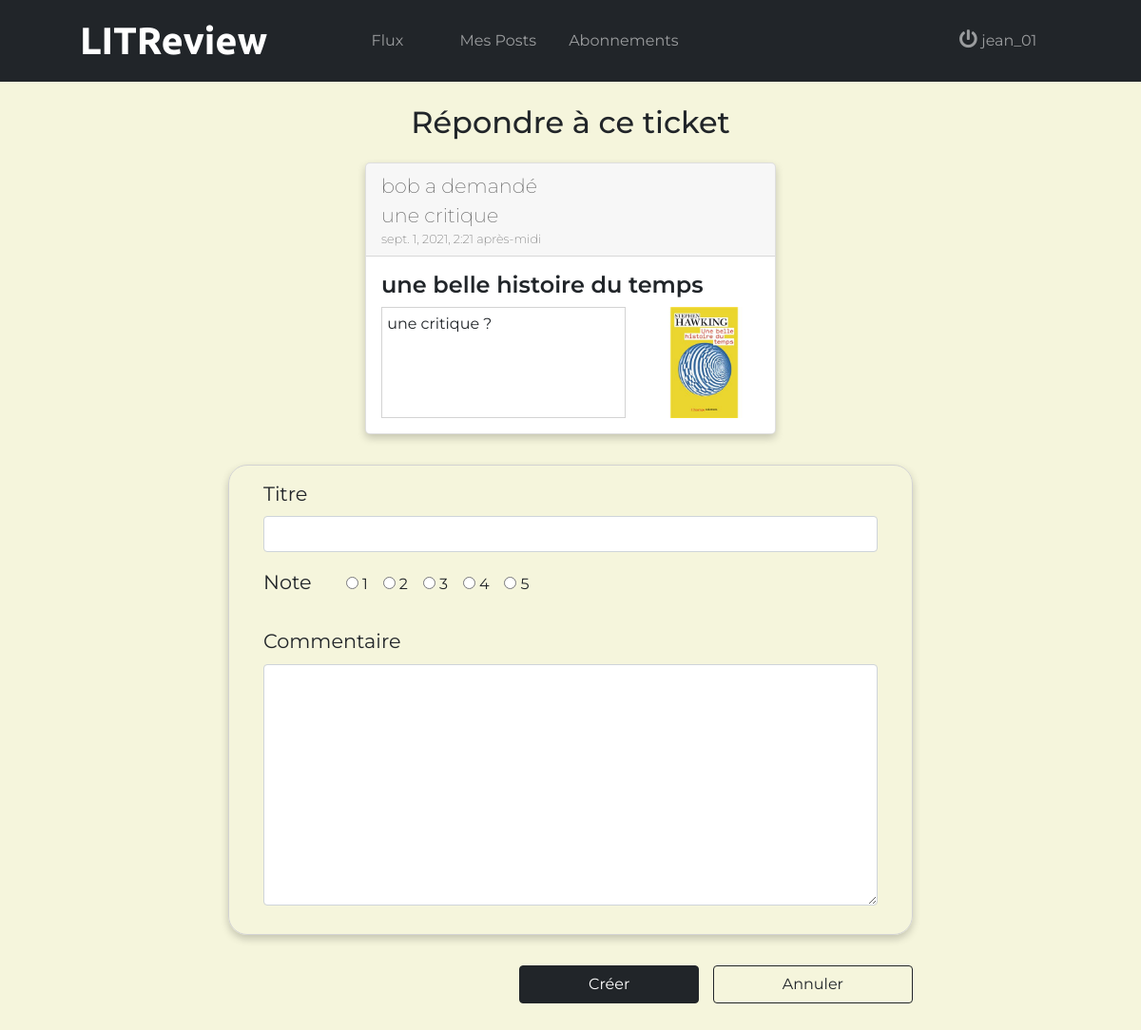
Page /reply-ticket/5/ (signed in) on the committed database.
### AppReview/models.py (models this page shows, shortened)
class Ticket(models.Model):
    reply = models.BooleanField(default=False)
    title = models.CharField(max_length=128)
    description = models.TextField(max_length=2048, blank=True)
    user = models.ForeignKey(to=settings.AUTH_USER_MODEL, on_delete=models.CASCADE)
    image = models.ImageField(null=True, blank=True)
    time_created = models.DateTimeField(auto_now_add=True)

### AppReview/views.py (the view)
# urls.py: path('reply-ticket/<str:pk>/', views.reply_ticket, name='reply-ticket'),
@login_required(login_url='index')
def reply_ticket(request, pk):
    ticket = get_object_or_404(Ticket, id=pk)
    if request.method == 'POST':
        review_form = ReviewForm(request.POST)
        if review_form.is_valid():
            reply = review_form.save(commit=False)
            reply.user = request.user
            reply.ticket = ticket
            ticket.reply = True
            ticket.save()
            reply.save()
        return HttpResponseRedirect(reverse('flux'))
    else:
        review_form = ReviewForm()
    return render(request, 'AppReview/reply_ticket.html', {"reply_form": review_form,
                                                           "ticket": ticket})

### AppReview/forms.py
class ReviewForm(forms.ModelForm):
    class Meta:
        CHOICES = [('1', 1), ('2', 2), ('3', 3), ('4', 4), ('5', 5)]
        model = Review
        fields = [
            'headline',
            'rating',
            'body',
        ]
        labels = {
            'headline': 'Titre',
            'rating': 'Note',
            'body': 'Commentaire',
        }
        widgets = {
            'headline': forms.TextInput(attrs={'class': 'form-control'}),
            'rating': forms.RadioSelect(choices=CHOICES, attrs={'class': 'form-check-inline radio-button'}),
            'body': forms.Textarea(attrs={'class': 'form-control'}),
        }

### AppReview/templates/AppReview/reply_ticket.html (shortened to what this page needs)
{% extends 'base.html' %}
{% block content %}
    <br>
    <div class="create-review-content container-fluid">
        <h2 class="reply-title">Répondre à ce ticket</h2>
        <div class="snippet-content container-fluid">
            <div class="snippet-card card ">
                <div class="card-header-snippet card-header">
                    <div class="row">
                        <div class="header-title-time col-lg-6">
                            <p class="snippet-title card-title">{{ ticket.user }} a demandé une critique</p>
                            <p class="snippet-time card-title">{{ ticket.time_created }}</p>
                        </div>
                    </div>
                </div>
                <div class="card-body ">
                    <h5 class="card-title">{{ ticket.title }}</h5>
                    <div class="snippet-body row">
                        <div class="col-lg-8">
                            <p class="snippet-description">{{ ticket.description }}</p>
                        </div>
                        {% if ticket.image %}
                            <div class="ticket-image col-lg-4">
                                <img class='img-fluid' src="{{ media_url }}{{ ticket.image.url }}/"
                                     alt="illustration livre">
                            </div>
                        {% endif %}
                    </div>
                </div>
            </div>
        </div>
    <form method="POST">
        <div class="create-form ">
            <div class="mb-3">
                <label for="headline" class="form-label">Titre</label><br>
                {{ reply_form.headline }}
            </div>
            <div class="mb-3 ">
                <label class="form-label" for="rating">Note</label>
                {{ reply_form.rating }}
            </div>
            <div class="mb-3">
                <label for="body" class="form-label">Commentaire</label><br>
                {{ reply_form.body }}
            </div>
        </div>
        <div class="modify-buttons">
             <a href="{% url 'flux' %}">
                <button type="button" class="btn-create btn btn-outline-dark">Annuler</button>
            </a>
            <button type="submit" class="btn-create btn btn-dark" >Créer</button>
        </div>
    </form>
</div>
{% endblock %}

### LitReview/templates/LitReview/base.html (shortened to what this page needs)
<!doctype html>
<html lang="fr">
    <head>
        {% load static %}
        <link rel="stylesheet" href="https://use.fontawesome.com/releases/v5.15.4/css/all.css">
        <link href="https://cdn.jsdelivr.net/npm/bootstrap@5.0.2/dist/css/bootstrap.min.css" rel="stylesheet">
        <link rel="stylesheet" href="{% static 'css/style.css' %}">
    </head>
    <body>
        <header>
            <div class="navigation container-fluid">
                <nav class="navbar navbar-expand-lg navbar-dark">
                    <a class="navbar-brand" href="{% url 'flux' %}">LITReview</a>
                    {% if user.is_authenticated %}
                    <div class="collapse navbar-collapse" id="navbarNavAltMarkup">
                        <ul class="menu navbar-nav">
                            <li><a class="nav-link" href="{% url 'flux' %}">Flux</a></li>
                            <li><a class="nav-link" href="{% url 'posts' %}">Mes Posts</a></li>
                            <li><a class="nav-link" href="{% url 'subscription' %}">Abonnements</a></li>
                        </ul>
                        <ul class="menu-logout navbar-nav">
                            <li><a class="nav-link" type="button" title="Se déconnecter" data-bs-toggle="modal" data-bs-target="#staticBackdrop" ><i class="fas fa-power-off"></i> {{ user }}</a></li>
                        </ul>
                    </div>
                    {% endif %}
                </nav>
            </div>
        </header>
        {% block content %}{% endblock %}
    </body>
</html>

### AppReview/static/css/style.css (style rules this page uses)
body { font-family: 'Montserrat', sans-serif; background-color: beige; }
.navigation { background-color: #212529; padding: 0 7%; vertical-align: center; }
.navigation i { font-size: 1.2rem; }
.collapse { justify-content: space-between; }
.navbar-brand { font-family: 'Ubuntu', sans-serif; font-size: 2.5rem; font-weight: bold; }
.menu { font-family: 'Montserrat', sans-serif; justify-content: flex-end; margin: 0; }
.menu a { text-align: center; width: 100px; }
.menu-logout { font-family: 'Montserrat', sans-serif; justify-content: flex-end; }
.menu-logout a { text-align: center; width: 100px; }
.form-label { font-size: 1.3rem; }
.create-form, .subscription-form { padding: 2% 5%; border: lightgrey 1px solid; border-radius: 20px; margin-top: 2rem; box-shadow: 0 4px 8px 0 rgba(0, 0, 0, 0.2); }
.btn-create { margin-top: 2rem; margin-left: 2%; padding: 1% 10%; float: right; }
.create-review-content { padding: 0 20% 3%; margin-bottom: 3%; }
ul { width: 50%; }
li { display: inline-block; margin-right: 4%; }
.radio-button { margin-right: 0; }
.snippet-content { padding: 2% 20% 0 20%; }
.snippet-card { box-shadow: 0 4px 8px 0 rgba(0, 0, 0, 0.2); border-radius: 5px; }
.snippet-card h5 { font-size: 1.5rem; font-weight: 600; }
.snippet-title, .snippet-time { color: dimgrey; margin: 0; font-size: 1.3rem; font-weight: 200; }
.snippet-time { font-size: 0.8rem; }
.modify-buttons { height: 15vh; }
.snippet-description { width: 100%; height: 100%; padding: 2%; margin-right: 5%; margin-bottom: 2%; border: lightgray 1px solid; }
.ticket-image { text-align: center; }
.reply-title { text-align: center; }

### rows in the picture
Ticket: user "bob", time_created "sept. 1, 2021, 2:21 après-midi", title "une belle histoire du temps", description "une critique ?", image (picture)

### other values in the picture
{{ user }} "jean_01"
